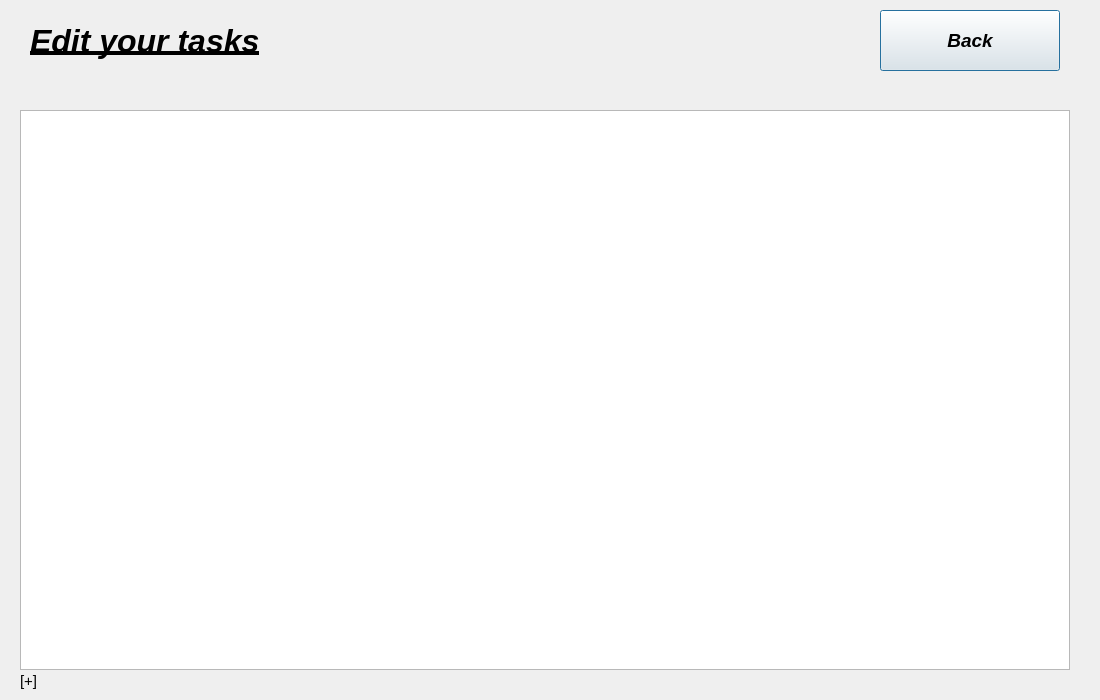
<?xml version="1.0" encoding="UTF-8"?>
<ui version="4.0">
 <class>EditTask</class>
 <widget class="QDialog" name="EditTask">
  <property name="geometry">
   <rect>
    <x>0</x>
    <y>0</y>
    <width>1100</width>
    <height>700</height>
   </rect>
  </property>
  <property name="maximumSize">
   <size>
    <width>1100</width>
    <height>700</height>
   </size>
  </property>
  <property name="windowTitle">
   <string>Dialog</string>
  </property>
  <widget class="QLabel" name="EditTaskMessageLabel">
   <property name="geometry">
    <rect>
     <x>30</x>
     <y>10</y>
     <width>341</width>
     <height>61</height>
    </rect>
   </property>
   <property name="maximumSize">
    <size>
     <width>400</width>
     <height>70</height>
    </size>
   </property>
   <property name="font">
    <font>
     <pointsize>24</pointsize>
     <italic>true</italic>
     <bold>true</bold>
     <underline>true</underline>
    </font>
   </property>
   <property name="text">
    <string>Edit your tasks</string>
   </property>
  </widget>
  <widget class="QPushButton" name="BackButton">
   <property name="geometry">
    <rect>
     <x>880</x>
     <y>10</y>
     <width>180</width>
     <height>61</height>
    </rect>
   </property>
   <property name="maximumSize">
    <size>
     <width>180</width>
     <height>70</height>
    </size>
   </property>
   <property name="font">
    <font>
     <pointsize>14</pointsize>
     <italic>true</italic>
     <bold>true</bold>
    </font>
   </property>
   <property name="text">
    <string>Back</string>
   </property>
  </widget>
  <widget class="QLabel" name="connectionMessageLabel">
   <property name="geometry">
    <rect>
     <x>20</x>
     <y>670</y>
     <width>200</width>
     <height>21</height>
    </rect>
   </property>
   <property name="maximumSize">
    <size>
     <width>200</width>
     <height>50</height>
    </size>
   </property>
   <property name="font">
    <font>
     <pointsize>11</pointsize>
    </font>
   </property>
   <property name="text">
    <string>[+]</string>
   </property>
  </widget>
  <widget class="QTableWidget" name="ViewTaskTableWidget">
   <property name="geometry">
    <rect>
     <x>20</x>
     <y>110</y>
     <width>1050</width>
     <height>560</height>
    </rect>
   </property>
   <property name="maximumSize">
    <size>
     <width>1050</width>
     <height>560</height>
    </size>
   </property>
   <property name="font">
    <font>
     <pointsize>12</pointsize>
    </font>
   </property>
  </widget>
 </widget>
 <resources/>
 <connections/>
</ui>
